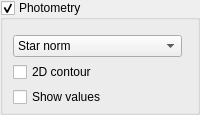
      <widget class="QGroupBox" name="photometryGroup">
       <property name="minimumSize">
        <size>
         <width>0</width>
         <height>0</height>
        </size>
       </property>
       <property name="title">
        <string>Photometry</string>
       </property>
       <property name="checkable">
        <bool>true</bool>
       </property>
       <property name="large" stdset="0">
        <bool>true</bool>
       </property>
       <layout class="QGridLayout" name="Imageview" rowminimumheight="0,0,0">
        <property name="leftMargin">
         <number>10</number>
        </property>
        <property name="topMargin">
         <number>15</number>
        </property>
        <property name="rightMargin">
         <number>15</number>
        </property>
        <property name="bottomMargin">
         <number>5</number>
        </property>
        <property name="horizontalSpacing">
         <number>10</number>
        </property>
        <property name="verticalSpacing">
         <number>5</number>
        </property>
        <item row="0" column="1" colspan="2">
         <widget class="QComboBox" name="snTarget">
          <property name="minimumSize">
           <size>
            <width>120</width>
            <height>21</height>
           </size>
          </property>
          <item>
           <property name="text">
            <string>Star norm</string>
           </property>
          </item>
          <item>
           <property name="text">
            <string>Star plus</string>
           </property>
          </item>
          <item>
           <property name="text">
            <string>Star extended</string>
           </property>
          </item>
          <item>
           <property name="text">
            <string>Star max</string>
           </property>
          </item>
          <item>
           <property name="text">
            <string>Star extreme</string>
           </property>
          </item>
         </widget>
        </item>
        <item row="1" column="1" colspan="2">
         <widget class="QCheckBox" name="isoLayer">
          <property name="minimumSize">
           <size>
            <width>100</width>
            <height>0</height>
           </size>
          </property>
          <property name="text">
           <string>2D contour</string>
          </property>
         </widget>
        </item>
        <item row="2" column="1" colspan="2">
         <widget class="QCheckBox" name="showValues">
          <property name="minimumSize">
           <size>
            <width>100</width>
            <height>0</height>
           </size>
          </property>
          <property name="text">
           <string>Show values</string>
          </property>
         </widget>
        </item>
       </layout>
      </widget>
